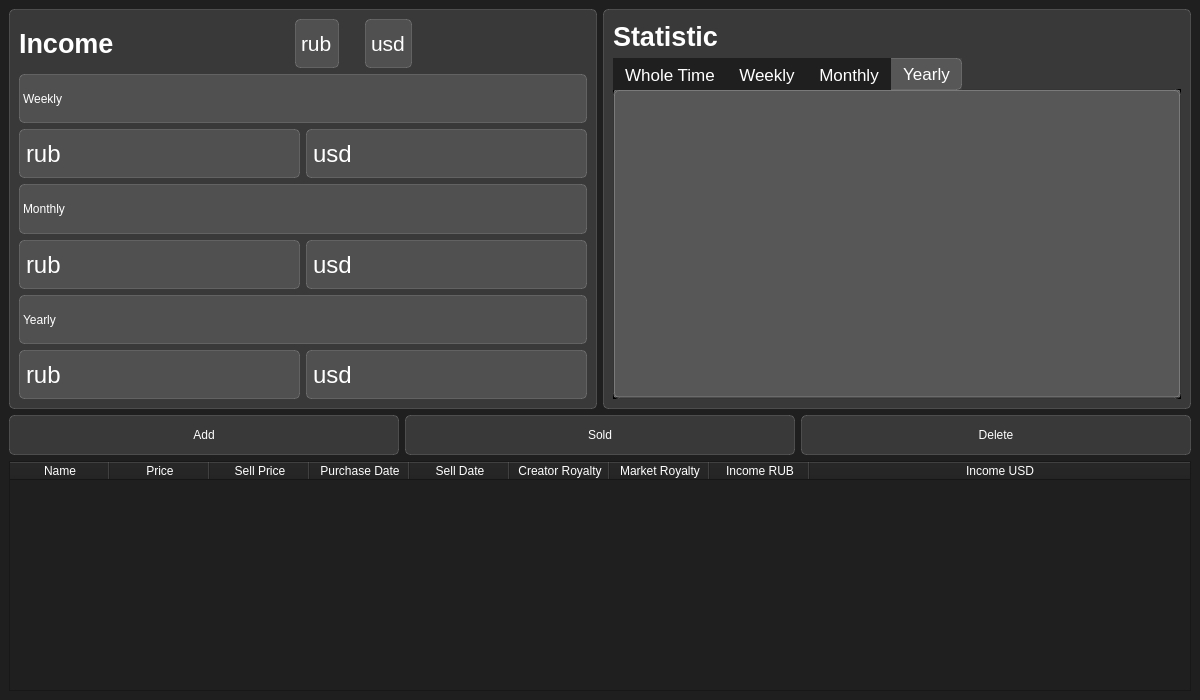
<?xml version="1.0" encoding="UTF-8"?>
<ui version="4.0">
 <class>MainWindow</class>
 <widget class="QMainWindow" name="MainWindow">
  <property name="geometry">
   <rect>
    <x>0</x>
    <y>0</y>
    <width>1200</width>
    <height>700</height>
   </rect>
  </property>
  <property name="minimumSize">
   <size>
    <width>1200</width>
    <height>700</height>
   </size>
  </property>
  <property name="font">
   <font>
    <family>Ubuntu</family>
   </font>
  </property>
  <property name="windowTitle">
   <string>LazarusApp</string>
  </property>
  <property name="styleSheet">
   <string notr="true">background-color: rgb(31, 31, 31);
color: rgb(255, 255, 255);</string>
  </property>
  <widget class="QWidget" name="centralwidget">
   <layout class="QVBoxLayout" name="verticalLayout_3">
    <item>
     <layout class="QHBoxLayout" name="horizontalLayout_6">
      <item>
       <widget class="QFrame" name="income_frame">
        <property name="styleSheet">
         <string notr="true">background-color: rgba(255, 255, 255, 30);
border: 1px solid rgba(255, 255, 255, 40);
border-radius: 5px;</string>
        </property>
        <layout class="QVBoxLayout" name="verticalLayout">
         <item>
          <layout class="QHBoxLayout" name="horizontalLayout_4">
           <item>
            <widget class="QLabel" name="label">
             <property name="font">
              <font>
               <pointsize>20</pointsize>
               <weight>75</weight>
               <bold>true</bold>
              </font>
             </property>
             <property name="styleSheet">
              <string notr="true">background-color: none;
border: none;</string>
             </property>
             <property name="text">
              <string>Income</string>
             </property>
            </widget>
           </item>
           <item>
            <spacer name="horizontalSpacer">
             <property name="orientation">
              <enum>Qt::Horizontal</enum>
             </property>
             <property name="sizeHint" stdset="0">
              <size>
               <width>40</width>
               <height>20</height>
              </size>
             </property>
            </spacer>
           </item>
           <item>
            <widget class="QLabel" name="all_income_rub">
             <property name="font">
              <font>
               <family>Ubuntu</family>
               <pointsize>16</pointsize>
              </font>
             </property>
             <property name="text">
              <string>rub</string>
             </property>
            </widget>
           </item>
           <item>
            <spacer name="horizontalSpacer_2">
             <property name="orientation">
              <enum>Qt::Horizontal</enum>
             </property>
             <property name="sizeType">
              <enum>QSizePolicy::Fixed</enum>
             </property>
             <property name="sizeHint" stdset="0">
              <size>
               <width>20</width>
               <height>20</height>
              </size>
             </property>
            </spacer>
           </item>
           <item>
            <widget class="QLabel" name="all_income_usd">
             <property name="font">
              <font>
               <family>Ubuntu</family>
               <pointsize>16</pointsize>
              </font>
             </property>
             <property name="text">
              <string>usd</string>
             </property>
            </widget>
           </item>
           <item>
            <spacer name="horizontalSpacer_4">
             <property name="orientation">
              <enum>Qt::Horizontal</enum>
             </property>
             <property name="sizeHint" stdset="0">
              <size>
               <width>40</width>
               <height>20</height>
              </size>
             </property>
            </spacer>
           </item>
          </layout>
         </item>
         <item>
          <widget class="QLabel" name="label_2">
           <property name="sizePolicy">
            <sizepolicy hsizetype="Preferred" vsizetype="Preferred">
             <horstretch>0</horstretch>
             <verstretch>0</verstretch>
            </sizepolicy>
           </property>
           <property name="minimumSize">
            <size>
             <width>0</width>
             <height>41</height>
            </size>
           </property>
           <property name="font">
            <font>
             <family>Ubuntu</family>
            </font>
           </property>
           <property name="text">
            <string>Weekly</string>
           </property>
          </widget>
         </item>
         <item>
          <layout class="QHBoxLayout" name="horizontalLayout">
           <item>
            <widget class="QLabel" name="weekly_income_rub">
             <property name="font">
              <font>
               <pointsize>18</pointsize>
              </font>
             </property>
             <property name="text">
              <string>rub</string>
             </property>
            </widget>
           </item>
           <item>
            <widget class="QLabel" name="weekly_income_usd">
             <property name="font">
              <font>
               <pointsize>18</pointsize>
              </font>
             </property>
             <property name="text">
              <string>usd</string>
             </property>
            </widget>
           </item>
          </layout>
         </item>
         <item>
          <widget class="QLabel" name="label_3">
           <property name="text">
            <string>Monthly</string>
           </property>
          </widget>
         </item>
         <item>
          <layout class="QHBoxLayout" name="horizontalLayout_2">
           <item>
            <widget class="QLabel" name="monthly_income_rub">
             <property name="font">
              <font>
               <pointsize>18</pointsize>
              </font>
             </property>
             <property name="text">
              <string>rub</string>
             </property>
            </widget>
           </item>
           <item>
            <widget class="QLabel" name="monthly_income_usd">
             <property name="font">
              <font>
               <pointsize>18</pointsize>
              </font>
             </property>
             <property name="text">
              <string>usd</string>
             </property>
            </widget>
           </item>
          </layout>
         </item>
         <item>
          <widget class="QLabel" name="label_4">
           <property name="font">
            <font>
             <family>Ubuntu</family>
            </font>
           </property>
           <property name="text">
            <string>Yearly</string>
           </property>
          </widget>
         </item>
         <item>
          <layout class="QHBoxLayout" name="horizontalLayout_3">
           <item>
            <widget class="QLabel" name="yearly_income_rub">
             <property name="font">
              <font>
               <pointsize>18</pointsize>
              </font>
             </property>
             <property name="text">
              <string>rub</string>
             </property>
            </widget>
           </item>
           <item>
            <widget class="QLabel" name="yearly_income_usd">
             <property name="font">
              <font>
               <pointsize>18</pointsize>
              </font>
             </property>
             <property name="text">
              <string>usd</string>
             </property>
            </widget>
           </item>
          </layout>
         </item>
        </layout>
       </widget>
      </item>
      <item>
       <widget class="QFrame" name="statistic_frame">
        <property name="sizePolicy">
         <sizepolicy hsizetype="Preferred" vsizetype="Preferred">
          <horstretch>0</horstretch>
          <verstretch>0</verstretch>
         </sizepolicy>
        </property>
        <property name="minimumSize">
         <size>
          <width>0</width>
          <height>400</height>
         </size>
        </property>
        <property name="maximumSize">
         <size>
          <width>16777215</width>
          <height>400</height>
         </size>
        </property>
        <property name="sizeIncrement">
         <size>
          <width>0</width>
          <height>0</height>
         </size>
        </property>
        <property name="styleSheet">
         <string notr="true">background-color: rgba(255, 255, 255, 30);
border: 1px solid rgba(255, 255, 255, 40);
border-radius: 5px;</string>
        </property>
        <layout class="QVBoxLayout" name="verticalLayout_2">
         <property name="topMargin">
          <number>11</number>
         </property>
         <item>
          <layout class="QHBoxLayout" name="horizontalLayout_5">
           <item>
            <widget class="QLabel" name="label_13">
             <property name="font">
              <font>
               <pointsize>20</pointsize>
               <weight>75</weight>
               <bold>true</bold>
              </font>
             </property>
             <property name="styleSheet">
              <string notr="true">background-color: none;
border: none;</string>
             </property>
             <property name="text">
              <string>Statistic</string>
             </property>
            </widget>
           </item>
           <item>
            <spacer name="horizontalSpacer_3">
             <property name="orientation">
              <enum>Qt::Horizontal</enum>
             </property>
             <property name="sizeHint" stdset="0">
              <size>
               <width>40</width>
               <height>20</height>
              </size>
             </property>
            </spacer>
           </item>
          </layout>
         </item>
         <item>
          <widget class="QTabWidget" name="tabWidget">
           <property name="font">
            <font>
             <pointsize>13</pointsize>
            </font>
           </property>
           <property name="styleSheet">
            <string notr="true">QTabBar::tab {
  background: rgb(31, 31, 31); 

} 
QTabWidget{
  background-color: rgb(31, 31, 31); 
}
QTabBar::tab:selected { 
  background: rgba(255,255,255,10); 

}
QTabWidget::pane {
background: black;
  top:-1px; 


} 

</string>
           </property>
           <property name="tabPosition">
            <enum>QTabWidget::North</enum>
           </property>
           <property name="tabShape">
            <enum>QTabWidget::Rounded</enum>
           </property>
           <property name="currentIndex">
            <number>3</number>
           </property>
           <property name="elideMode">
            <enum>Qt::ElideNone</enum>
           </property>
           <widget class="QWidget" name="whole_time">
            <attribute name="title">
             <string>Whole Time</string>
            </attribute>
            <layout class="QHBoxLayout" name="horizontalLayout_8">
             <property name="spacing">
              <number>0</number>
             </property>
             <property name="leftMargin">
              <number>0</number>
             </property>
             <property name="topMargin">
              <number>0</number>
             </property>
             <property name="rightMargin">
              <number>0</number>
             </property>
             <property name="bottomMargin">
              <number>0</number>
             </property>
             <item>
              <widget class="QChartView" name="whole_chart" native="true">
               <property name="styleSheet">
                <string notr="true">
background: rgb(31, 31, 31); 
border: none;
border-radius: 0px;</string>
               </property>
              </widget>
             </item>
            </layout>
           </widget>
           <widget class="QWidget" name="weekly">
            <attribute name="title">
             <string>Weekly</string>
            </attribute>
            <layout class="QHBoxLayout" name="horizontalLayout_9">
             <property name="spacing">
              <number>0</number>
             </property>
             <property name="leftMargin">
              <number>0</number>
             </property>
             <property name="topMargin">
              <number>0</number>
             </property>
             <property name="rightMargin">
              <number>0</number>
             </property>
             <property name="bottomMargin">
              <number>0</number>
             </property>
             <item>
              <widget class="QChartView" name="weekly_chart" native="true">
               <property name="styleSheet">
                <string notr="true">background-color: none;
border: none;</string>
               </property>
              </widget>
             </item>
            </layout>
           </widget>
           <widget class="QWidget" name="monthly">
            <attribute name="title">
             <string>Monthly</string>
            </attribute>
            <layout class="QHBoxLayout" name="horizontalLayout_10">
             <property name="spacing">
              <number>0</number>
             </property>
             <property name="leftMargin">
              <number>0</number>
             </property>
             <property name="topMargin">
              <number>0</number>
             </property>
             <property name="rightMargin">
              <number>0</number>
             </property>
             <property name="bottomMargin">
              <number>0</number>
             </property>
             <item>
              <widget class="QChartView" name="monthly_chart" native="true">
               <property name="styleSheet">
                <string notr="true">background-color: none;
border: none;</string>
               </property>
              </widget>
             </item>
            </layout>
           </widget>
           <widget class="QWidget" name="yearly">
            <attribute name="title">
             <string>Yearly</string>
            </attribute>
            <layout class="QHBoxLayout" name="horizontalLayout_11">
             <property name="spacing">
              <number>0</number>
             </property>
             <property name="leftMargin">
              <number>0</number>
             </property>
             <property name="topMargin">
              <number>0</number>
             </property>
             <property name="rightMargin">
              <number>0</number>
             </property>
             <property name="bottomMargin">
              <number>0</number>
             </property>
             <item>
              <widget class="QChartView" name="yearly_chart" native="true">
               <property name="styleSheet">
                <string notr="true">background-color: none;
border: none;</string>
               </property>
              </widget>
             </item>
            </layout>
           </widget>
          </widget>
         </item>
        </layout>
       </widget>
      </item>
     </layout>
    </item>
    <item>
     <layout class="QHBoxLayout" name="horizontalLayout_7">
      <item>
       <widget class="QPushButton" name="add_button">
        <property name="minimumSize">
         <size>
          <width>0</width>
          <height>40</height>
         </size>
        </property>
        <property name="font">
         <font>
          <family>Ubuntu</family>
         </font>
        </property>
        <property name="styleSheet">
         <string notr="true">QPushButton{
background-color: rgba(255, 255, 255, 30);
border: 1px solid rgba(255, 255, 255, 40);
border-radius: 5px;
}
QPushButton::hover{
background-color: rgba(255, 255, 255, 40);
}
QPushButton::pressed{
background-color: rgba(255, 255, 255, 50);
}</string>
        </property>
        <property name="text">
         <string>Add</string>
        </property>
        <property name="icon">
         <iconset resource="../../res.qrc">
          <normaloff>:/icons/add_white_24dp.svg</normaloff>:/icons/add_white_24dp.svg</iconset>
        </property>
       </widget>
      </item>
      <item>
       <widget class="QPushButton" name="sold_button">
        <property name="sizePolicy">
         <sizepolicy hsizetype="Minimum" vsizetype="Fixed">
          <horstretch>0</horstretch>
          <verstretch>0</verstretch>
         </sizepolicy>
        </property>
        <property name="minimumSize">
         <size>
          <width>0</width>
          <height>40</height>
         </size>
        </property>
        <property name="font">
         <font>
          <family>Ubuntu</family>
         </font>
        </property>
        <property name="styleSheet">
         <string notr="true">QPushButton{
background-color: rgba(255, 255, 255, 30);
border: 1px solid rgba(255, 255, 255, 40);
border-radius: 5px;
}
QPushButton::hover{
background-color: rgba(255, 255, 255, 40);
}
QPushButton::pressed{
background-color: rgba(255, 255, 255, 50);
}</string>
        </property>
        <property name="text">
         <string>Sold</string>
        </property>
        <property name="icon">
         <iconset resource="../../res.qrc">
          <normaloff>:/icons/done_white_24dp.svg</normaloff>:/icons/done_white_24dp.svg</iconset>
        </property>
       </widget>
      </item>
      <item>
       <widget class="QPushButton" name="delete_button">
        <property name="minimumSize">
         <size>
          <width>0</width>
          <height>40</height>
         </size>
        </property>
        <property name="font">
         <font>
          <family>Ubuntu</family>
         </font>
        </property>
        <property name="styleSheet">
         <string notr="true">QPushButton{
background-color: rgba(255, 255, 255, 30);
border: 1px solid rgba(255, 255, 255, 40);
border-radius: 5px;
}
QPushButton::hover{
background-color: rgba(255, 255, 255, 40);
}
QPushButton::pressed{
background-color: rgba(255, 255, 255, 50);
}</string>
        </property>
        <property name="text">
         <string>Delete</string>
        </property>
        <property name="icon">
         <iconset resource="../../res.qrc">
          <normaloff>:/icons/delete_white_24dp.svg</normaloff>:/icons/delete_white_24dp.svg</iconset>
        </property>
       </widget>
      </item>
     </layout>
    </item>
    <item>
     <widget class="QTableWidget" name="table_items_view">
      <property name="font">
       <font>
        <family>Ubuntu</family>
       </font>
      </property>
      <property name="styleSheet">
       <string notr="true">QTableWidget {
    background-color: rgb(31,31,31);
background: rgb(31,31,31);
    color: white;
}
QHeaderView::section {
    background-color: rgb(31,31,31);
    
}
QTableWidget QTableCornerButton::section {
    background-color:  rgb(31,31,31);

}

/*  HANDLE BAR VERTICAL */
QScrollBar::handle:vertical {	
	background-color:rgb(80, 80, 80);
	min-height: 30px;
	border-radius: 7px;
}
 /* VERTICAL SCROLLBAR */
            QScrollBar:vertical {
                border: none;
                background: rgb(31, 31, 31);
                width: 14px;
                
                border-radius: 0px;
            }


/* RESET ARROW */
QScrollBar::add-line:vertical {
      border: none;
      background: none;
}

QScrollBar::sub-line:vertical{
      border: none;
      background: none;
}

QScrollBar::up-arrow:vertical, QScrollBar::down-arrow:vertical {
                background: none;
            }
            QScrollBar::add-page:vertical, QScrollBar::sub-page:vertical {
                background: none;
            }

</string>
      </property>
      <property name="horizontalScrollBarPolicy">
       <enum>Qt::ScrollBarAlwaysOff</enum>
      </property>
      <property name="sizeAdjustPolicy">
       <enum>QAbstractScrollArea::AdjustToContents</enum>
      </property>
      <property name="editTriggers">
       <set>QAbstractItemView::NoEditTriggers</set>
      </property>
      <attribute name="horizontalHeaderVisible">
       <bool>true</bool>
      </attribute>
      <attribute name="horizontalHeaderCascadingSectionResizes">
       <bool>false</bool>
      </attribute>
      <attribute name="horizontalHeaderHighlightSections">
       <bool>true</bool>
      </attribute>
      <attribute name="horizontalHeaderStretchLastSection">
       <bool>true</bool>
      </attribute>
      <column>
       <property name="text">
        <string>Name</string>
       </property>
      </column>
      <column>
       <property name="text">
        <string>Price</string>
       </property>
      </column>
      <column>
       <property name="text">
        <string>Sell Price</string>
       </property>
      </column>
      <column>
       <property name="text">
        <string>Purchase Date</string>
       </property>
      </column>
      <column>
       <property name="text">
        <string>Sell Date</string>
       </property>
      </column>
      <column>
       <property name="text">
        <string>Creator Royalty</string>
       </property>
      </column>
      <column>
       <property name="text">
        <string>Market Royalty</string>
       </property>
      </column>
      <column>
       <property name="text">
        <string>Income RUB</string>
       </property>
      </column>
      <column>
       <property name="text">
        <string>Income USD</string>
       </property>
      </column>
     </widget>
    </item>
   </layout>
  </widget>
 </widget>
 <customwidgets>
  <customwidget>
   <class>QChartView</class>
   <extends>QWidget</extends>
   <header>QtCharts</header>
   <container>1</container>
  </customwidget>
 </customwidgets>
 <resources>
  <include location="../../res.qrc"/>
 </resources>
 <connections/>
</ui>
